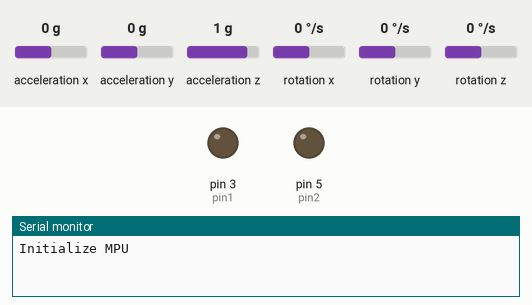
Simulated run of this sketch. Board: Arduino Uno, built with avr-gcc and run on an emulated ATmega328P. On the bench: output pins drawn as LEDs (lit = HIGH), the last lines printed to the serial monitor. Inputs (shaded band) come from the test bench; at power-on: acceleration x 0 g, acceleration y 0 g, acceleration z 1 g, rotation x 0 °/s, rotation y 0 °/s, rotation z 0 °/s.

Above: at 1.2 s.
1.3 s: acceleration x set to -1.4 g
At 2.3 s:
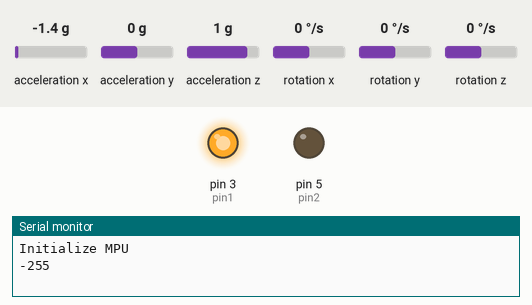
3.5 s: acceleration x set to 0.8 g
At 5.2 s:
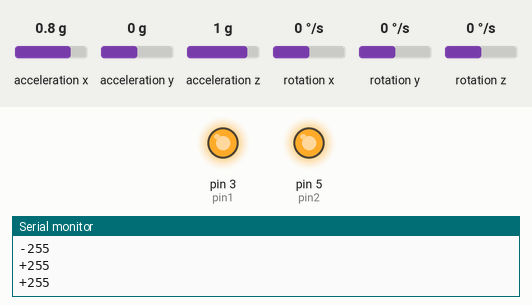
5.5 s: acceleration x set to -0.1 g
At 7.2 s:
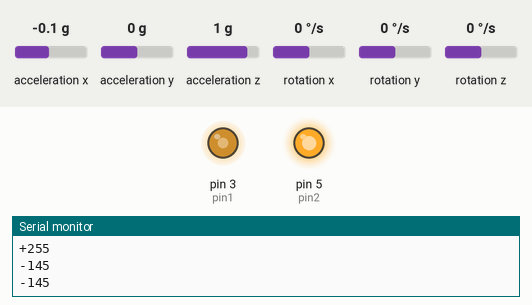
7.5 s: acceleration x set to 0.1 g
At 9.0 s:
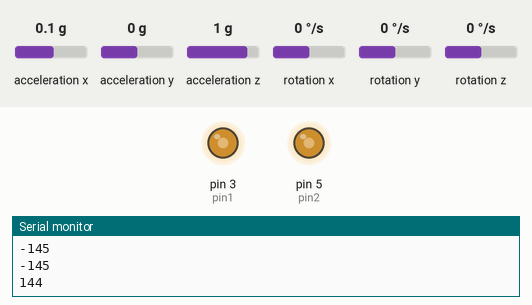
9.5 s: acceleration x set to -0.3 g
At 10.8 s:
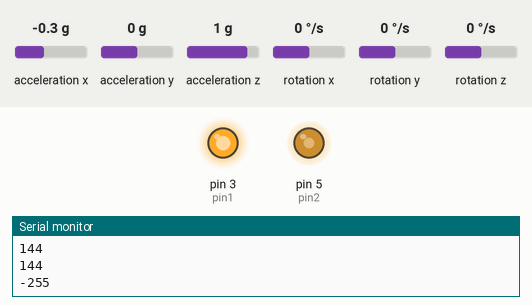
11.5 s: acceleration x set to 0 g
13.2 s: acceleration x set to 0.3 g
At 14.5 s:
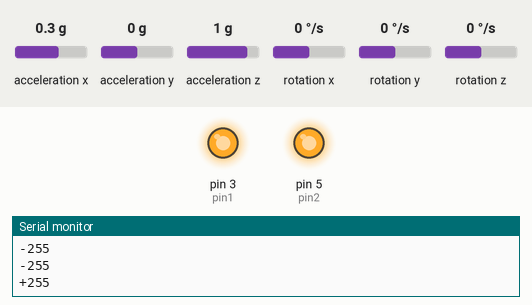
Timing chart, 0 to 16.2 s (numbered marks = the images above; inputs shaded):
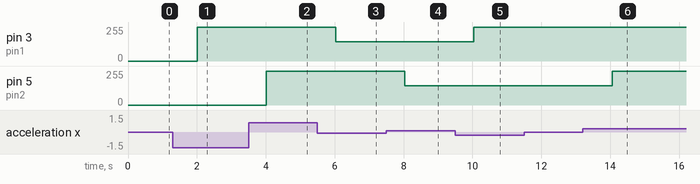

The sketch:

Self.ino
```cpp
#include <Wire.h>
#include<I2Cdev.h>
#include<MPU6050.h>

MPU6050 mpu;

int16_t ax, ay, az;
int16_t gx, gy, gz;

#define pin1 3
#define pin2 5

void setup(){
 Serial.begin(9600);
 Serial.println("Initialize MPU");
 mpu.initialize();
 //Serial.println(mpu.testConnection() ? "Connected" : "Connection failed"); pinMode(pin1,OUTPUT);
 pinMode(pin2,OUTPUT);

}

void loop(){
 mpu.getMotion6(&ax, &ay, &az, &gx, &gy, &gz);

 ax = map(ax, -17000, 17000, -1500, 1500);

 //Serial.println(ax);
 if(ax > 0){
  if(ax<255){
  Serial.println(ax);
  analogWrite(pin2,ax);
 }
 else{
  Serial.println("+255");
  analogWrite(pin2,255);
 }

 }
 if(ax<0){
  if(ax>-255){
  Serial.println(ax);
  analogWrite(pin1, ax-ax-ax);
 }
 else{
  Serial.println("-255");
  analogWrite(pin1, 255);
 }
 }
 delay(1000);
}
```

Measured:
- the behaviour switches between -0.1 and -0.2 g on acceleration x (found by bisection; images 4 and 5)
- the behaviour switches between 0.1 and 0.2 g on acceleration x (found by bisection; images 5 and 6)
- after the input at 1.3 s, pin 3 (pin1): 0/255 → 255/255 after 0.71 s
- after the input at 3.5 s, pin 5 (pin2): 0/255 → 255/255 after 0.52 s
- after the input at 5.5 s, pin 3 (pin1): 255/255 → 145/255 after 0.53 s
- after the input at 7.5 s, pin 5 (pin2): 255/255 → 144/255 after 0.54 s
- after the input at 9.5 s, pin 3 (pin1): 145/255 → 255/255 after 0.55 s
- after the input at 11.5 s, every drawn part: stays the same
- after the input at 13.2 s, pin 5 (pin2): 144/255 → 255/255 after 0.86 s
